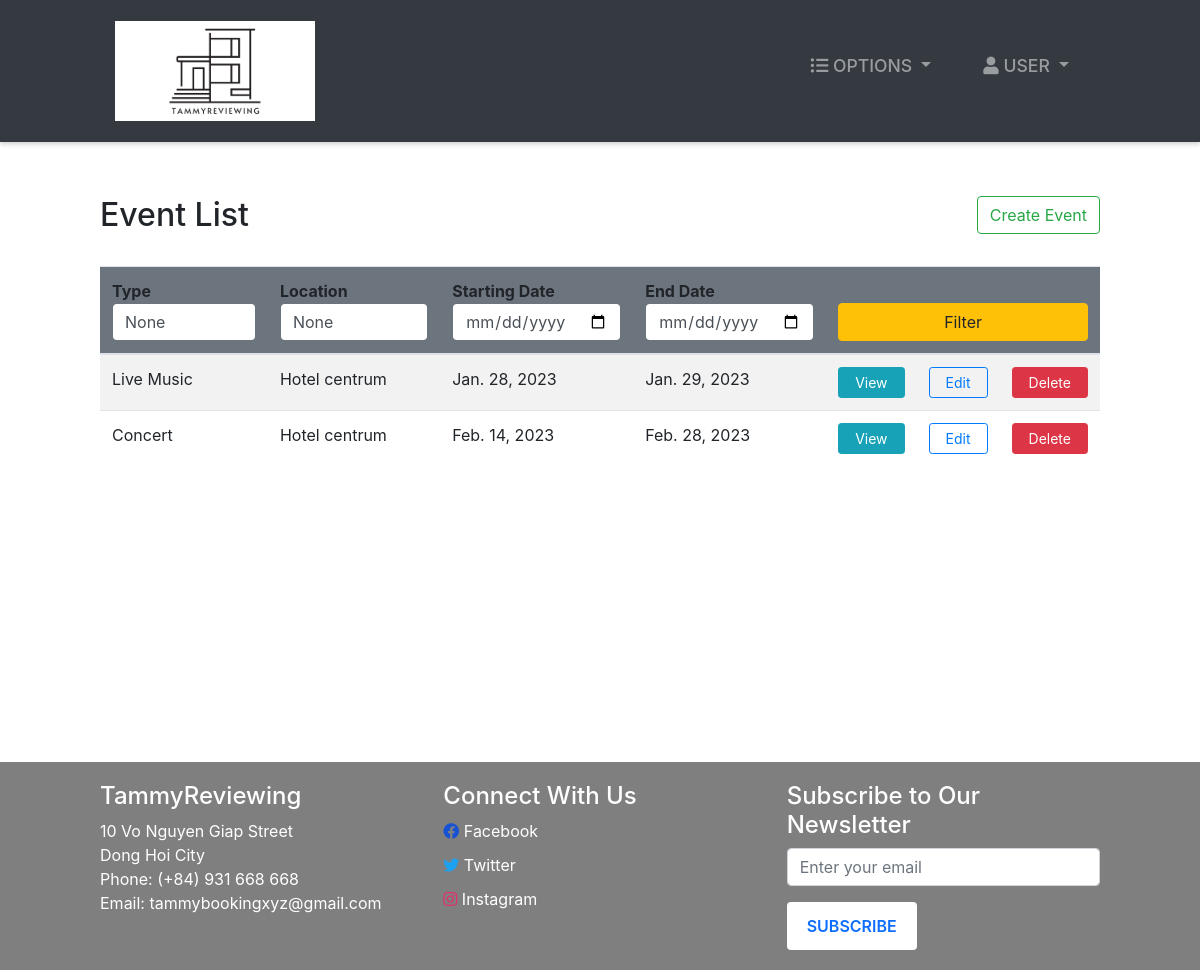
/events/ (signed in), run on the app's committed database.
### hotel/models.py (models this page shows, shortened)
class Event(models.Model):
    EVENT_TYPES = (
        ('Movie', 'Movie'),
        ('Theater', 'Theater'),
        ('Conference', 'Conference'),
        ('Concert', 'Concert'),
        ('Entertainment', 'Entertainment'),
        ('Live Music', 'Live Music'),
    )
    eventType = models.CharField(max_length=20, choices=EVENT_TYPES)
    location = models.CharField(max_length=100)
    startDate = models.DateField()
    endDate = models.DateField()
    explanation = models.TextField()

### hotel/views.py (the view, shortened to what this page needs)
# urls.py: path('events/', events, name="events"),
@login_required(login_url='login')
def events(request):
    role = str(request.user.groups.all()[0])
    path = role + "/"
    events = Event.objects.all()
    attendedEvents = None
    if role == 'guest':
        attendedEvents = EventAttendees.objects.filter(
            guest=request.user.guest)
    context = {
        "role": role,
        'events': events,
        'attendedEvents': attendedEvents,
        "type": request.POST.get("type"),
        "location": request.POST.get("location"),
        "fd": request.POST.get("fd"),
        "ed": request.POST.get("ed")
    }
    return render(request, path + "events.html", context)

### Templates/admin/events.html
{% extends '../index.html' %}
{% block context %}
{% include '../common_pages/authorized-events.html' %}
{% endblock %}

### Templates/common_pages/authorized-events.html (shortened to what this page needs)
<div class="main-page py-4">
    <div class="table-header row">
        <div class="col-sm-9 col-md-9 col-lg-9 mb-4">
            <h2>Event List</h2>
        </div>
        {% if role == "manager" or role == "admin"%}
        <div class="col-sm-3 col-md-3 col-lg-3 mb-4">
            <form action="" method="post">
                <a href="{% url 'createEvent' %}" class="float-right btn btn-outline-success" type="submit">Create
                    Event</a>
            </form>
        </div>
        {% endif %}
    </div>
    <table class="table table-hover table-striped">
        <thead class="bg-secondary rounded">
            <tr>
                <form action="" method="POST">
                    <th>Type <input type="text" name="type" value="{{type}}"
                            class="form-control border border-secondary"></th>
                    <th>Location <input type="text" name="location" value="{{location}}"
                            class="form-control border border-secondary"></th>
                    <th>Starting Date <input type="date" name="fd" value="{{fd}}"
                            class="form-control border border-secondary"></th>
                    <th>End Date <input type="date" name="ed" value="{{ed}}"
                            class="form-control border border-secondary"></th>
                    <th colspan="3"><button type="submit" name="filter" class="btn btn-warning w-100">Filter</button>
                    </th>
                </form>
            </tr>
        </thead>
        <tbody>
            {% for event in events %}
            <tr>
                <td>{{ event.eventType }}</td>
                <td>{{ event.location }}</td>
                <td>{{ event.startDate }}</td>
                <td>{{ event.endDate }}</td>
                <td> <a href="{% url 'event-profile' event.id %}" class="btn btn-sm btn-info px-3">View</a></td>
                {% if role == "manager" or role == "admin" %}
                <td> <a href="{% url 'event-edit' event.id %}" class="btn btn-sm btn-outline-primary px-3">Edit</a></td>
                <td> <a href="{% url 'deleteEvent' event.id %}" class="btn btn-sm btn-danger px-3">Delete</a> </td>
                {% endif %}
            </tr>
            {% endfor %}
        </tbody>
    </table>
</div>

### static/css/style.css (style rules this page uses)
* { margin: 0; padding: 0; -webkit-font-smoothing: antialiased; box-sizing: border-box; }
.main-page { margin: 0 100px 0 100px; margin-top: 30px; min-height: 570px; }

### static/css/main.css (style rules this page uses)
* { margin: 0; padding: 0; -webkit-font-smoothing: antialiased; }
body { position: relative; }

### static/css/form.css (style rules this page uses)
.form-container input[type=submit] , .btn-primary, button { background-color: #4CAF50; color: white; padding: 12px 20px; border: none; border-radius: 4px; cursor: pointer; }
input[type="text"], input[type="number"] { width: 100%; padding: 0.375rem 0.75rem; font-size: 1rem; line-height: 1.5; color: #495057; background-color: #fff; background-clip: padding-box; border: 1px solid #ced4da; border-radius: 0.25rem; transition: border-color 0.15s ease-in-out, box-shadow 0.15s ease-in-out; }

### data on the page
Event: eventType "Live Music", location "Hotel centrum", startDate "Jan. 28, 2023", endDate "Jan. 29, 2023"
Event: eventType "Concert", location "Hotel centrum", startDate "Feb. 14, 2023", endDate "Feb. 28, 2023"
